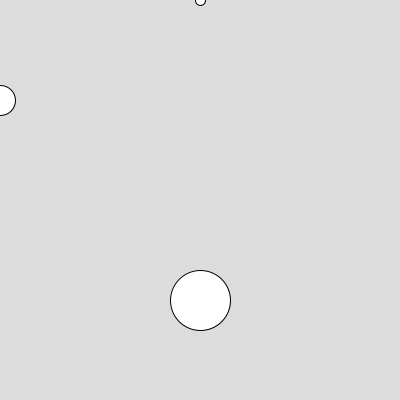
Frame 1 (no input)
Frame 60 (the mouse pressed at the canvas centre just before this capture): identical to frame 1, image omitted
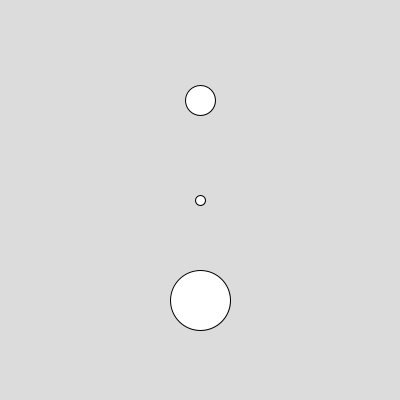
Frame 120 (the mouse held since frame 60 and released just before this capture)

The Processing sketch that drew these frames (run headless with seeded random() and noise(); from frame 60 on, the mouse is pressed at the canvas centre):

// Processing sketch: ej012_distanciaOOP
// ── ej012_distanciaOOP.pde
//def     nombre                    //posX, posY, diam
Particula pelotita_1 = new Particula(200, 100, 30);
Particula pelotita_2 = new Particula(200, 200, 10);
Particula pelotita_3 = new Particula(200, 300, 60);


void setup() {
  size(400, 400);
}

void draw() {
  background(220);
  
  pelotita_1.posX = mouseX;
  pelotita_2.posY = mouseY;
  
  pelotita_1.mostrar(); 
  pelotita_2.mostrar(); 
  pelotita_3.mostrar(); 

}

void mousePressed() {
/*
float distancia = dist(mouseX, mouseY, posX, posY); //<>// //<>//
  if (distancia < diam/2) {
    //estoy sobre el CENTRO de la ellipse
    println("dentro");
  } else {
    println("fuera");
  }
  */
}
// ── Particula.pde
class Particula {
  // variables globales
  float posX, posY, diam;

  // "setup", se llama constructor
  Particula(float _posX, float _posY, float _diam) {
    posX = _posX;
    posY = _posY;
    diam = _diam;
  }

  // funciones
  void actualizar() {
  }

  void revisarDistancia() {
  }

  void mostrar() {
    ellipse(posX, posY, diam, diam);
  }
}
